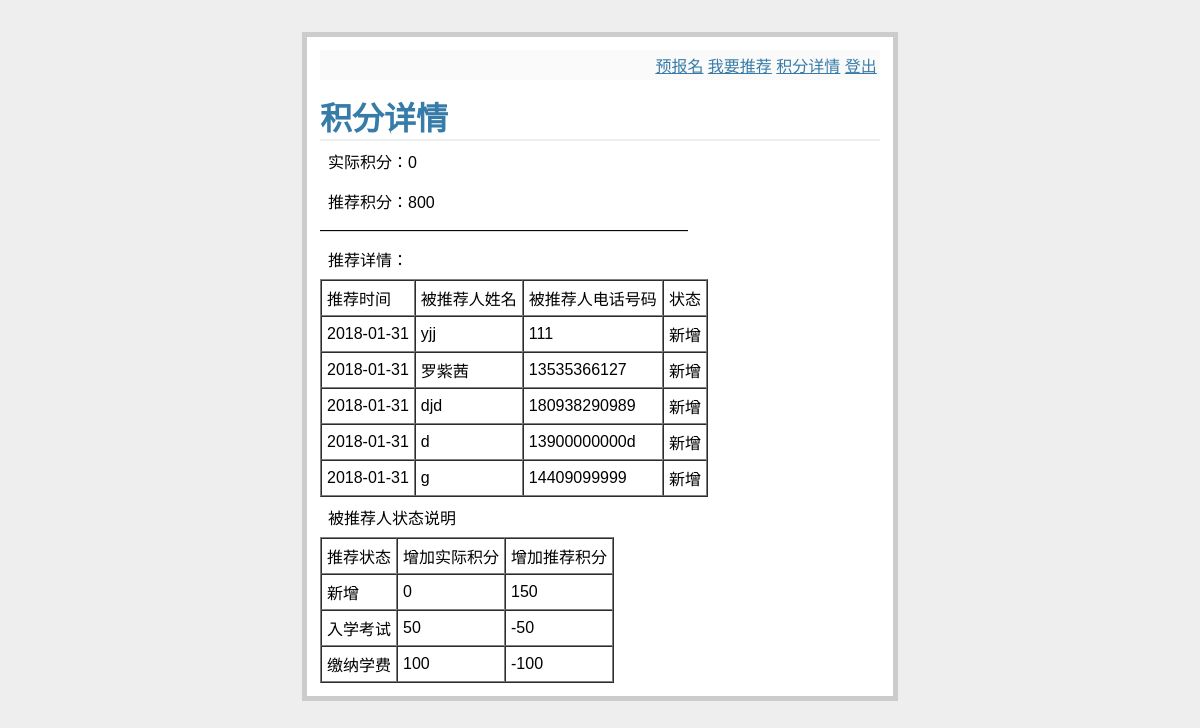
Page /score/ (signed in) on the earlier database version.
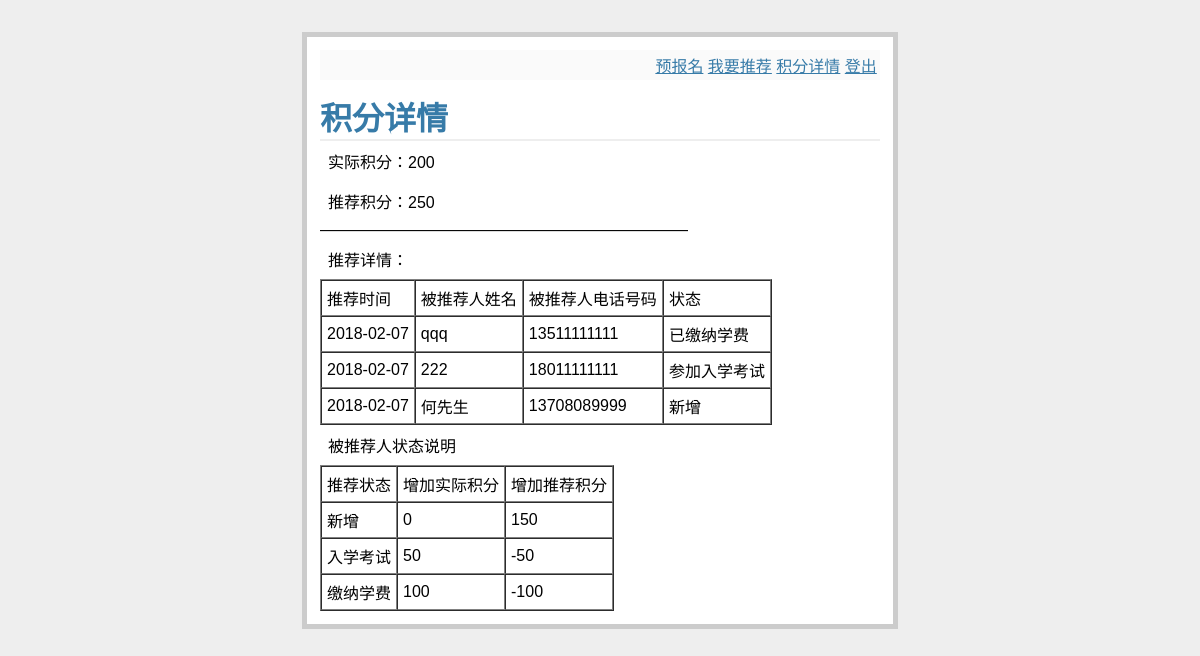
Same page on the later database version.
### tables this page shows
CREATE TABLE user (id integer  PRIMARY KEY,username varchar(100),password varchar(100),createtime Date,role integer DEFAULT 0,name varchar(100),telephone varchar(100),real_score integer DEFAULT 0,virtual_score integer DEFAULT 0,QQ varchar(100),email varchar(100));

CREATE TABLE re (id integer primary key not null,createtime Date,status Varchar(20) DEFAULT 新增,name varchar(100)  NOT NULL,telephone varchar(100) not NULL unique,email varchar(100) default NULL,user_id integer not null);

### run.py (the view)
@app.route('/score/')
def score():
    if 'user_id' in session:
        data=score_server(session['user_id'])
        if data[1] and data[1]!=0:
            res=score_detail(session['user_id'])
            return render_template('score.html',real_score=data[0],
                                   virtual_score=data[1],res=res)
        return render_template('score.html',real_score=data[0],\
                               virtual_score=data[1])
    else:
        flash('请先登陆')
        return redirect(url_for('login'))

### server.py (called while the page is built)
def score_server(user_id):
    conn = sqlite3.connect('test.sqlite')
    cursor = conn.cursor()
    cursor.execute('select real_score,virtual_score from user where id=?',(user_id,))
    data=cursor.fetchall()
    conn.close()
    return data[0]

def score_detail(user_id):
    conn = sqlite3.connect('test.sqlite')
    cursor = conn.cursor()
    cursor.execute('select createtime,name,telephone,status,id\
                   from re where user_id=?',(user_id,))
    data=cursor.fetchall()
    conn.close()
    return data

### templates/score.html
{% extends "layout.html" %}
{% block body %}
<h1>积分详情</h1>
  <div class=score>实际积分：{{ real_score }}</div>
  <div class=score>推荐积分：{{ virtual_score }}</div>
  {% if virtual_score and virtual_score!=0 %}
  <div>———————————————————————</div>
  <div class=score>推荐详情：</div>
  <table border='1' cellspacing="0" cellpadding="5">
    <tr>
      <td>推荐时间</td>
      <td>被推荐人姓名</td>
      <td>被推荐人电话号码</td>
      <td>状态</td>
    </tr>
    {% for r in res %}
    <tr>
      <td>{{ r[0] }}</td>
      <td>{{ r[1] }}</td>
      <td>{{ r[2] }}</td>
      <td>{{ r[3] }}</td>
    </tr>
    {% endfor %}
  </table>
  <div class=score>被推荐人状态说明</div>
  <table border='1' cellspacing="0" cellpadding="5">
    <tr>
      <td>推荐状态</td>
      <td>增加实际积分</td>
      <td>增加推荐积分</td>
    </tr>
    <tr>
      <td>新增</td>
      <td>0</td>
      <td>150</td>
    </tr>
    <tr>
      <td>入学考试</td>
      <td>50</td>
      <td>-50</td>
    </tr>
    <tr>
      <td>缴纳学费</td>
      <td>100</td>
      <td>-100</td>
    </tr>
  {% endif %}
{% endblock %}

### templates/layout.html (shortened to what this page needs)
<!doctype html>
<link rel=stylesheet type=text/css href="{{ url_for('static', filename='style.css') }}">
<div class=page>
  <div class=metanav>
    <a href="{{ url_for('pre_re') }}">预报名</a>
  {% if not session.user_id %}
    <a href="{{ url_for('login') }}">登陆</a>
    <a href="{{ url_for('register')}}">注册</a>
  {% else %}
    <a href="{{ url_for('recommend') }}">我要推荐</a>
    <a href="{{ url_for('score') }}">积分详情</a>
    <a href="{{ url_for('logout') }}">登出</a>
  {% endif %}
  </div>
  {% block body %}{% endblock %}
</div>

### static/style.css (style rules this page uses)
a, h1, h2 { color: #377BA8; }
h1, h2 { font-family: 'Georgia', serif; margin: 0; }
h1 { border-bottom: 2px solid #eee; }
.page { margin: 2em auto; width: 35em; border: 5px solid #ccc; padding: 0.8em; background: white; }
.metanav { text-align: right; font-size: 0.8em; padding: 0.3em; margin-bottom: 1em; background: #fafafa; }
.metanav { text-align: right; font-size: 1em; padding: 0.2em; margin-bottom: 0.8em; background: #fafafa; }
.score { padding: 0.5em; }

Differences in the rows shown:
no longer on this page (row edited): user: virtual_score "800"
removed re: createtime "2018-01-31", name "yjj", telephone "111", status "新增"
removed re: createtime "2018-01-31", name "罗紫茜", telephone "13535366127", status "新增"
removed re: createtime "2018-01-31", name "d", telephone "13900000000d", status "新增"
removed re: createtime "2018-01-31", name "g", telephone "14409099999", status "新增"
added re: createtime "2018-02-07", name "qqq", telephone "13511111111", status "已缴纳学费"
added re: createtime "2018-02-07", name "222", telephone "18011111111", status "参加入学考试"
changed re "新增": createtime "2018-01-31" → "2018-02-07"; name "djd" → "何先生"; telephone "180938290989" → "13708089999"
Other differences:
{{ real_score }}: "0" → "200"
{{ virtual_score }}: (not shown) → "250"
